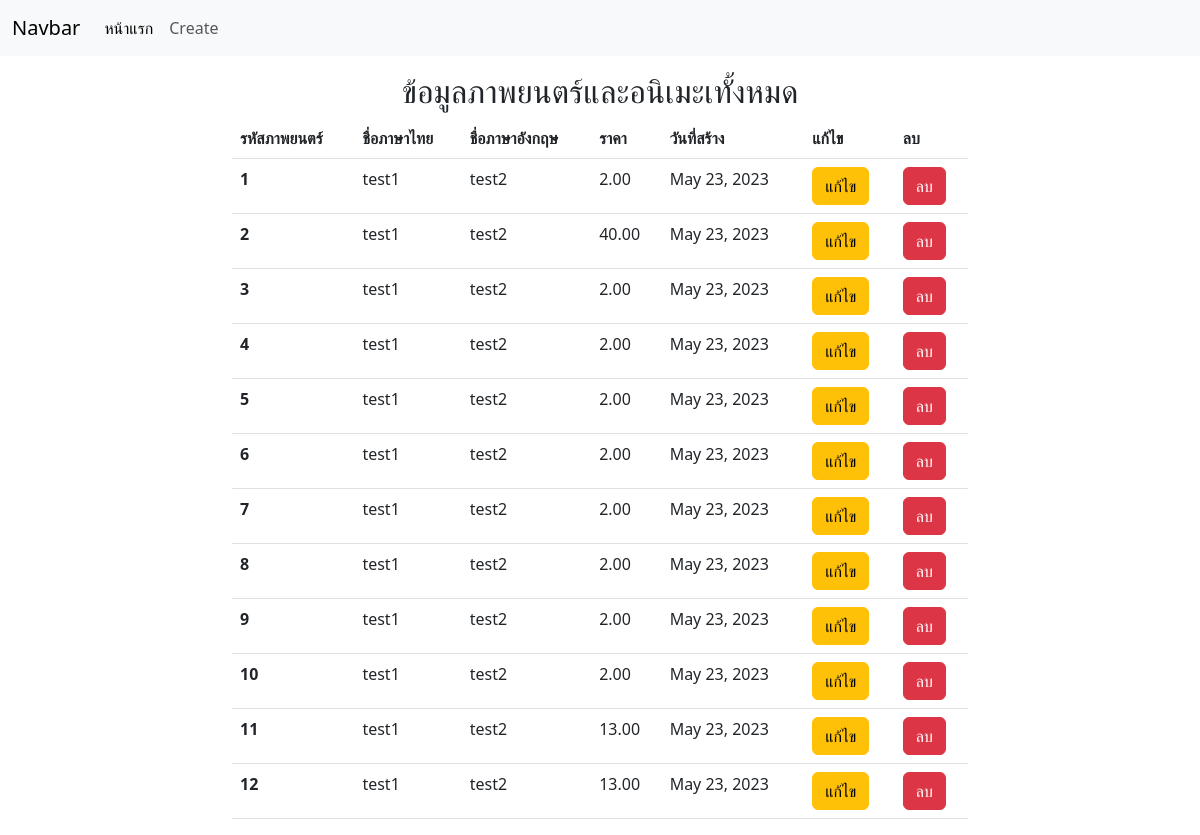
Page /movie/ on the earlier database version.
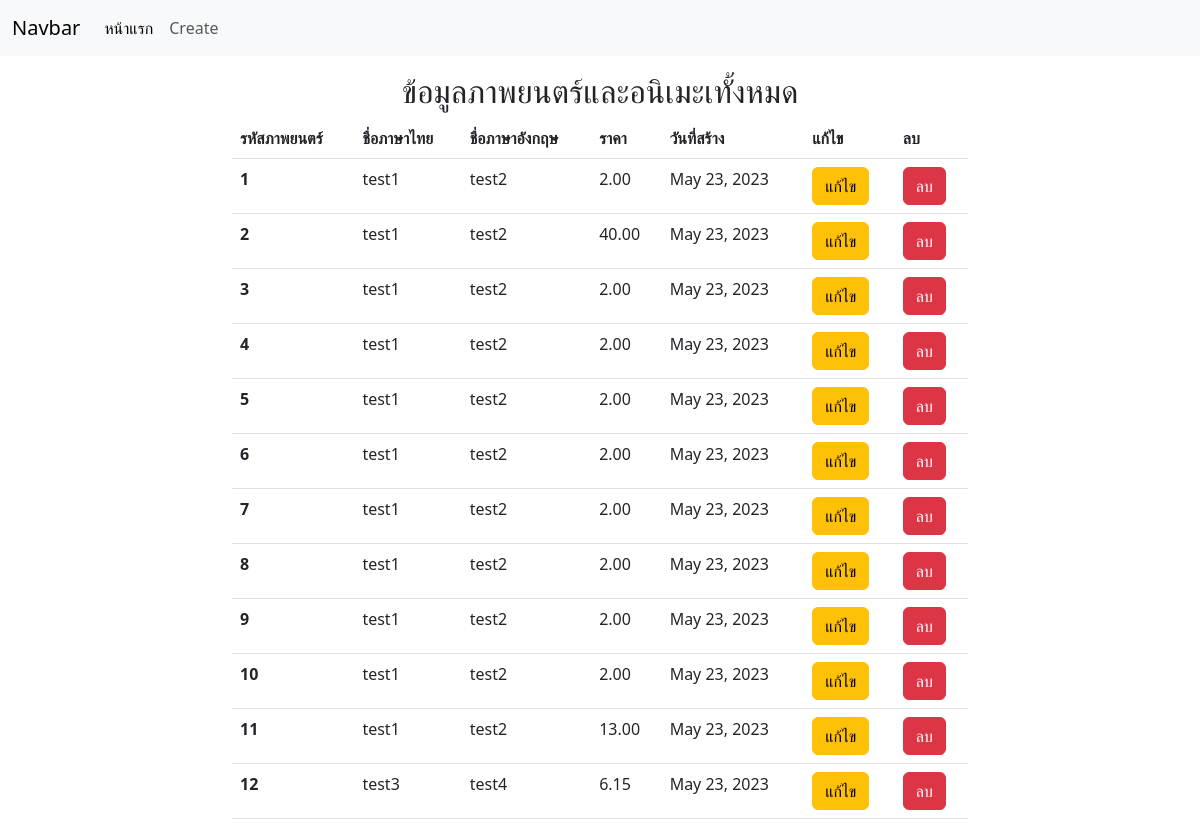
Same page on the later database version.
### movie/models.py (models this page shows, shortened)
class Movie(models.Model):
    name_th = models.CharField(max_length=100)
    name_en = models.CharField(max_length=100)
    number = models.IntegerField()
    price = models.DecimalField(max_digits=5, decimal_places=2)
    CHANNEL_CHOICES = [
        ("netflix", "Netflix"),
        ("viu", "VIU"),
        ("youtube", "Youtube"),
    ]
    channel = models.CharField(
        max_length=10,
        choices=CHANNEL_CHOICES,
        default="netflix",
    )
    created_date = models.DateField(auto_now_add=True)
    updated_date = models.DateField(auto_now_add=True)

### movie/views.py (the view)
# urls.py: path('', views.index),
def index(request):
    movies = Movie.objects.all()
    return render(request, 'index.html', {"movies": movies})

### movie/templates/index.html (shortened to what this page needs)
{% extends 'base_template.html' %}
{% block content %}
<h2 class="text-center">ข้อมูลภาพยนตร์และอนิเมะเทั้งหมด</h2>
<table class="table">
  <thead>
    <tr>
      <th scope="col">รหัสภาพยนตร์</th>
      <th scope="col">ชื่อภาษาไทย</th>
      <th scope="col">ชื่อภาษาอังกฤษ</th>
      <th scope="col">ราคา</th>
      <th scope="col">วันที่สร้าง</th>
      <th scope="col">แก้ไข</th>
      <th scope="col">ลบ</th>
    </tr>
  </thead>
  <tbody>
    {% for movie in movies %}
      <tr>
        <th scope="row">{{ movie.id }}</th>
        <td>{{ movie.name_th }}</td>
        <td>{{ movie.name_en }}</td>
        <td>{{ movie.price }}</td>
        <td>{{ movie.created_date }}</td>
        <td><a href="/movie/edit/{{ movie.id }}" class="btn btn-warning">แก้ไข</a></td>
        <td><a href="/movie/delete/{{ movie.id }}" class="btn btn-danger" onclick="return confirm('ต้องการลบข้อมูล {{ movie.name_th }} หรือไม่?')">ลบ</a></td>
      </tr>
    {% endfor %}
  </tbody>
</table>
{% endblock %}

### movie/templates/base_template.html (shortened to what this page needs)
<!DOCTYPE html>
<html lang="en">
<head>
  <link href="https://cdn.jsdelivr.net/npm/bootstrap@5.3.0-alpha3/dist/css/bootstrap.min.css" rel="stylesheet">
</head>
<body>
  <nav class="navbar navbar-expand-lg bg-body-tertiary">
    <div class="container-fluid">
      <a class="navbar-brand" href="#">Navbar</a>
      <div class="collapse navbar-collapse" id="navbarSupportedContent">
        <ul class="navbar-nav me-auto mb-2 mb-lg-0">
          <li class="nav-item">
            <a class="nav-link active" aria-current="page" href="/movie">หน้าแรก</a>
          </li>
          <li class="nav-item">
            <a class="nav-link" href="/movie/create">Create</a>
          </li>
        </ul>
      </div>
    </div>
  </nav>
  <div class="container mt-3">
    <div class="row">
      <div class="col-md-2"></div>
      <div class="col-md-8">
        {% block content %}
        {% endblock %}
      </div>
      <div class="col-md-2"></div>
    </div>
  </div>
</body>
</html>

Differences in the rows shown:
changed Movie id 12: name_th "test1" → "test3"; name_en "test2" → "test4"; price "13.00" → "6.15"
